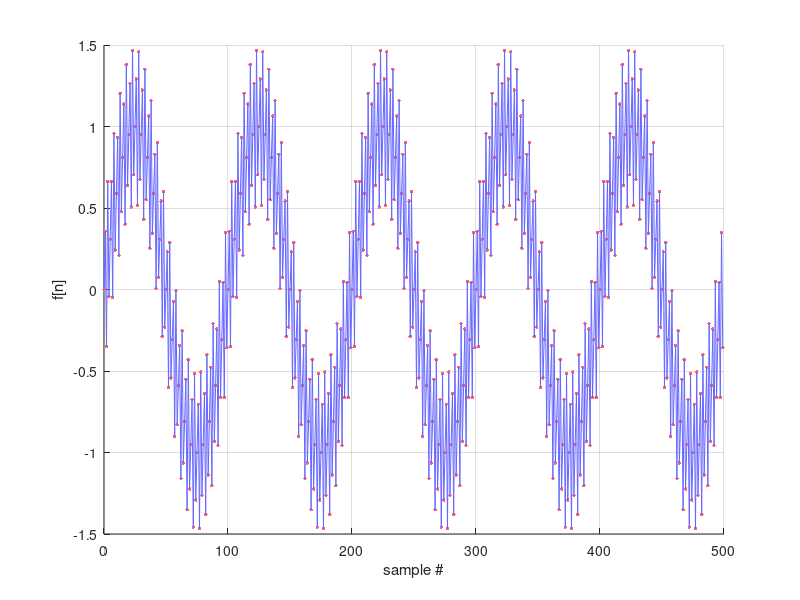
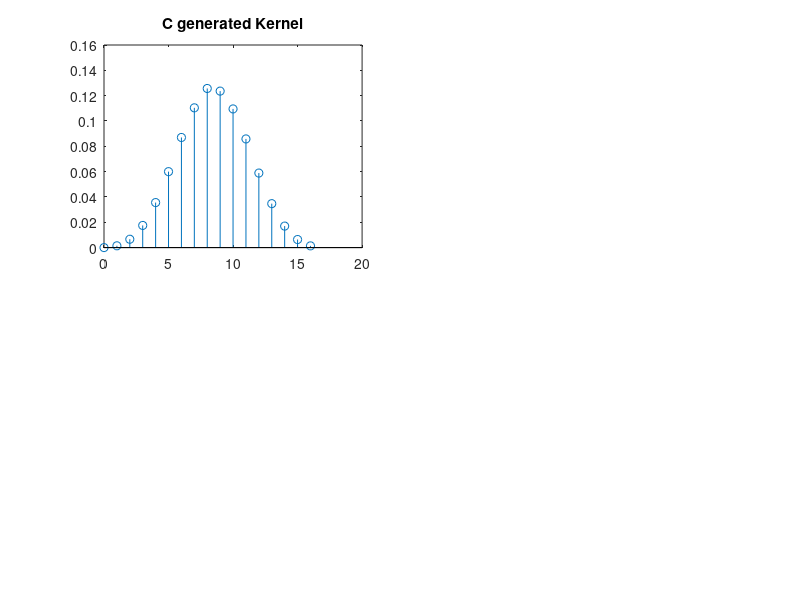

Here is the MATLAB script that generated these plots, in order: (Note: this script raises an error after producing the figures.)
%%  Test

% set up test signal
fs = 500;           % sampling frequency
Ts = 1/fs;          % Sampling Period
n = 0:fs-1;          % Samples
t = n*Ts;           % sampling instances
x = sin(5*2*pi*t) + 0.5*sin(200*2*pi*t);  % signal

figure('Color',[1 1 1]);
b = plot(n,x,'.');
grid on;
xlabel('sample #');
ylabel('f[n]');
set(b,'Color', [1 0.4 0.4]);
set(b,'MarkerSize',8);
hold on;
b = plot(n,x);
box off;
set(b,'Linewidth',.5);
set(b,'Color', [0.4 0.4 1]);

figure;
%stem(x);
stem(x,'Linestyle','none');
% --------------------------------------------------


% kernel from C
fID = fopen('filter_kernel.txt','r');  % open file for reading
data = textscan(fID,'%s');  % place the data in a cell: "Cell arrays commonly contain either lists of character vectors of different lengths"
fclose(fID);

h = str2double(data{1})';  % convert elements in the cell to type "double"

n1 = 0:16;
subplot(2,2,1); stem(n1,h); title('C generated Kernel');


% convolve filter
xout = convolution(x,h);
% stem(xout);
subplot(2,2,3); stem(xout,'Linestyle','none'); title('Output Function (C)');



% ------------------------------------------------------------------------------------------
%  MATLAB check
% ------------------------------------------------------------------------------------------

% check kernel
h_check = win_sinc(0.25,0.02,2);
subplot(2,2,2); stem(n1,h_check); title('MATLAB generated Kernel');

% convolve filter
xout_check = convolution(x,h_check);
% stem(xout_check);
subplot(2,2,4); stem(xout_check,'Linestyle','none'); title('Output Function (MATLAB)');

error = max(abs(xout-xout_check))  % about 9% error. possiby from the fact that C indecies start at 0, while MATLAB starts at 1
